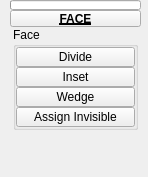
<?xml version="1.0" encoding="UTF-8"?>
<ui version="4.0">
 <class>QtUi</class>
 <widget class="QMainWindow" name="QtUi">
  <property name="enabled">
   <bool>true</bool>
  </property>
  <property name="geometry">
   <rect>
    <x>0</x>
    <y>0</y>
    <width>148</width>
    <height>177</height>
   </rect>
  </property>
  <property name="minimumSize">
   <size>
    <width>0</width>
    <height>0</height>
   </size>
  </property>
  <property name="maximumSize">
   <size>
    <width>999</width>
    <height>999</height>
   </size>
  </property>
  <property name="windowTitle">
   <string>Toolkit</string>
  </property>
  <property name="layoutDirection">
   <enum>Qt::LeftToRight</enum>
  </property>
  <property name="tabShape">
   <enum>QTabWidget::Triangular</enum>
  </property>
  <property name="dockNestingEnabled">
   <bool>true</bool>
  </property>
  <property name="dockOptions">
   <set>QMainWindow::AllowNestedDocks|QMainWindow::AllowTabbedDocks|QMainWindow::AnimatedDocks|QMainWindow::ForceTabbedDocks</set>
  </property>
  <property name="balette" stdset="0">
   <palette>
    <active>
     <colorrole role="ButtonText">
      <brush brushstyle="SolidPattern">
       <color alpha="255">
        <red>255</red>
        <green>255</green>
        <blue>255</blue>
       </color>
      </brush>
     </colorrole>
     <colorrole role="Highlight">
      <brush brushstyle="SolidPattern">
       <color alpha="255">
        <red>168</red>
        <green>152</green>
        <blue>250</blue>
       </color>
      </brush>
     </colorrole>
    </active>
    <inactive>
     <colorrole role="ButtonText">
      <brush brushstyle="SolidPattern">
       <color alpha="255">
        <red>255</red>
        <green>255</green>
        <blue>255</blue>
       </color>
      </brush>
     </colorrole>
     <colorrole role="Highlight">
      <brush brushstyle="SolidPattern">
       <color alpha="255">
        <red>168</red>
        <green>152</green>
        <blue>250</blue>
       </color>
      </brush>
     </colorrole>
    </inactive>
    <disabled>
     <colorrole role="ButtonText">
      <brush brushstyle="SolidPattern">
       <color alpha="255">
        <red>120</red>
        <green>120</green>
        <blue>120</blue>
       </color>
      </brush>
     </colorrole>
     <colorrole role="Highlight">
      <brush brushstyle="SolidPattern">
       <color alpha="255">
        <red>0</red>
        <green>120</green>
        <blue>215</blue>
       </color>
      </brush>
     </colorrole>
    </disabled>
   </palette>
  </property>
  <widget class="QWidget" name="mainWindow">
   <property name="balette" stdset="0">
    <palette>
     <active>
      <colorrole role="Highlight">
       <brush brushstyle="SolidPattern">
        <color alpha="255">
         <red>168</red>
         <green>152</green>
         <blue>250</blue>
        </color>
       </brush>
      </colorrole>
     </active>
     <inactive>
      <colorrole role="Highlight">
       <brush brushstyle="SolidPattern">
        <color alpha="255">
         <red>168</red>
         <green>152</green>
         <blue>250</blue>
        </color>
       </brush>
      </colorrole>
     </inactive>
     <disabled>
      <colorrole role="Highlight">
       <brush brushstyle="SolidPattern">
        <color alpha="255">
         <red>168</red>
         <green>152</green>
         <blue>250</blue>
        </color>
       </brush>
      </colorrole>
     </disabled>
    </palette>
   </property>
   <widget class="QWidget" name="layoutWidget">
    <property name="geometry">
     <rect>
      <x>10</x>
      <y>0</y>
      <width>131</width>
      <height>161</height>
     </rect>
    </property>
    <layout class="QGridLayout" name="gridLayout">
     <property name="spacing">
      <number>0</number>
     </property>
     <item row="0" column="1" colspan="2">
      <widget class="TkProgressBar" name="progressBar">
       <property name="sizePolicy">
        <sizepolicy hsizetype="Ignored" vsizetype="Fixed">
         <horstretch>0</horstretch>
         <verstretch>0</verstretch>
        </sizepolicy>
       </property>
       <property name="minimumSize">
        <size>
         <width>0</width>
         <height>10</height>
        </size>
       </property>
       <property name="maximumSize">
        <size>
         <width>16777215</width>
         <height>10</height>
        </size>
       </property>
       <property name="value">
        <number>0</number>
       </property>
       <property name="textVisible">
        <bool>false</bool>
       </property>
      </widget>
     </item>
     <item row="2" column="1" colspan="2">
      <layout class="QHBoxLayout" name="horizontalLayout">
       <item>
        <layout class="QVBoxLayout" name="verticalLayout">
         <property name="spacing">
          <number>0</number>
         </property>
         <item>
          <widget class="QGroupBox" name="Face">
           <property name="minimumSize">
            <size>
             <width>125</width>
             <height>0</height>
            </size>
           </property>
           <property name="maximumSize">
            <size>
             <width>125</width>
             <height>999</height>
            </size>
           </property>
           <property name="baseSize">
            <size>
             <width>0</width>
             <height>0</height>
            </size>
           </property>
           <property name="title">
            <string>Face</string>
           </property>
           <layout class="QVBoxLayout" name="verticalLayout_2">
            <property name="spacing">
             <number>0</number>
            </property>
            <property name="leftMargin">
             <number>0</number>
            </property>
            <property name="topMargin">
             <number>0</number>
            </property>
            <property name="rightMargin">
             <number>0</number>
            </property>
            <property name="bottomMargin">
             <number>0</number>
            </property>
            <item>
             <widget class="TkToolButton" name="tb007">
              <property name="enabled">
               <bool>true</bool>
              </property>
              <property name="minimumSize">
               <size>
                <width>0</width>
                <height>20</height>
               </size>
              </property>
              <property name="maximumSize">
               <size>
                <width>999</width>
                <height>20</height>
               </size>
              </property>
              <property name="toolTip">
               <string>Divide facet</string>
              </property>
              <property name="text">
               <string>Divide</string>
              </property>
              <property name="iconSize">
               <size>
                <width>18</width>
                <height>18</height>
               </size>
              </property>
             </widget>
            </item>
            <item>
             <widget class="TkToolButton" name="tb006">
              <property name="enabled">
               <bool>true</bool>
              </property>
              <property name="minimumSize">
               <size>
                <width>0</width>
                <height>20</height>
               </size>
              </property>
              <property name="maximumSize">
               <size>
                <width>999</width>
                <height>20</height>
               </size>
              </property>
              <property name="toolTip">
               <string>Inset selected face region</string>
              </property>
              <property name="text">
               <string>Inset</string>
              </property>
              <property name="iconSize">
               <size>
                <width>18</width>
                <height>18</height>
               </size>
              </property>
             </widget>
            </item>
            <item>
             <widget class="QPushButton" name="b034">
              <property name="enabled">
               <bool>true</bool>
              </property>
              <property name="minimumSize">
               <size>
                <width>0</width>
                <height>20</height>
               </size>
              </property>
              <property name="maximumSize">
               <size>
                <width>999</width>
                <height>20</height>
               </size>
              </property>
              <property name="toolTip">
               <string>Wedge the selected faces by extruding and rotating them about a selected edge.</string>
              </property>
              <property name="text">
               <string>Wedge</string>
              </property>
              <property name="iconSize">
               <size>
                <width>18</width>
                <height>18</height>
               </size>
              </property>
              <property name="balette" stdset="0">
               <palette>
                <active>
                 <colorrole role="Highlight">
                  <brush brushstyle="SolidPattern">
                   <color alpha="255">
                    <red>168</red>
                    <green>152</green>
                    <blue>250</blue>
                   </color>
                  </brush>
                 </colorrole>
                </active>
                <inactive>
                 <colorrole role="Highlight">
                  <brush brushstyle="SolidPattern">
                   <color alpha="255">
                    <red>168</red>
                    <green>152</green>
                    <blue>250</blue>
                   </color>
                  </brush>
                 </colorrole>
                </inactive>
                <disabled>
                 <colorrole role="Highlight">
                  <brush brushstyle="SolidPattern">
                   <color alpha="255">
                    <red>0</red>
                    <green>120</green>
                    <blue>215</blue>
                   </color>
                  </brush>
                 </colorrole>
                </disabled>
               </palette>
              </property>
             </widget>
            </item>
            <item>
             <widget class="QPushButton" name="b038">
              <property name="enabled">
               <bool>true</bool>
              </property>
              <property name="minimumSize">
               <size>
                <width>0</width>
                <height>20</height>
               </size>
              </property>
              <property name="maximumSize">
               <size>
                <width>999</width>
                <height>20</height>
               </size>
              </property>
              <property name="toolTip">
               <string>Assign selected faces to be invisible or unassign.</string>
              </property>
              <property name="text">
               <string>Assign Invisible</string>
              </property>
              <property name="iconSize">
               <size>
                <width>18</width>
                <height>18</height>
               </size>
              </property>
              <property name="balette" stdset="0">
               <palette>
                <active>
                 <colorrole role="Button">
                  <brush brushstyle="SolidPattern">
                   <color alpha="255">
                    <red>80</red>
                    <green>80</green>
                    <blue>80</blue>
                   </color>
                  </brush>
                 </colorrole>
                </active>
                <inactive>
                 <colorrole role="Button">
                  <brush brushstyle="SolidPattern">
                   <color alpha="255">
                    <red>80</red>
                    <green>80</green>
                    <blue>80</blue>
                   </color>
                  </brush>
                 </colorrole>
                </inactive>
                <disabled>
                 <colorrole role="Button">
                  <brush brushstyle="SolidPattern">
                   <color alpha="255">
                    <red>80</red>
                    <green>80</green>
                    <blue>80</blue>
                   </color>
                  </brush>
                 </colorrole>
                </disabled>
               </palette>
              </property>
             </widget>
            </item>
           </layout>
          </widget>
         </item>
         <item>
          <spacer name="verticalSpacer">
           <property name="orientation">
            <enum>Qt::Vertical</enum>
           </property>
           <property name="sizeHint" stdset="0">
            <size>
             <width>20</width>
             <height>40</height>
            </size>
           </property>
          </spacer>
         </item>
        </layout>
       </item>
      </layout>
     </item>
     <item row="1" column="1" colspan="2">
      <widget class="TkPushButton_Draggable" name="d000">
       <property name="minimumSize">
        <size>
         <width>19</width>
         <height>17</height>
        </size>
       </property>
       <property name="maximumSize">
        <size>
         <width>999</width>
         <height>17</height>
        </size>
       </property>
       <property name="font">
        <font>
         <weight>75</weight>
         <bold>true</bold>
         <underline>true</underline>
        </font>
       </property>
       <property name="text">
        <string>FACE</string>
       </property>
       <property name="checkable">
        <bool>true</bool>
       </property>
      </widget>
     </item>
    </layout>
   </widget>
  </widget>
 </widget>
 <customwidgets>
  <customwidget>
   <class>TkToolButton</class>
   <extends>QToolButton</extends>
   <header>widgets.tktoolbutton.h</header>
  </customwidget>
  <customwidget>
   <class>TkPushButton_Draggable</class>
   <extends>QPushButton</extends>
   <header>widgets.tkpushbuttondraggable.h</header>
  </customwidget>
  <customwidget>
   <class>TkProgressBar</class>
   <extends>QProgressBar</extends>
   <header>widgets.tkprogressbar.h</header>
  </customwidget>
 </customwidgets>
 <resources/>
 <connections/>
 <designerdata>
  <property name="gridDeltaX">
   <number>5</number>
  </property>
  <property name="gridDeltaY">
   <number>5</number>
  </property>
  <property name="gridSnapX">
   <bool>true</bool>
  </property>
  <property name="gridSnapY">
   <bool>true</bool>
  </property>
  <property name="gridVisible">
   <bool>true</bool>
  </property>
 </designerdata>
</ui>
